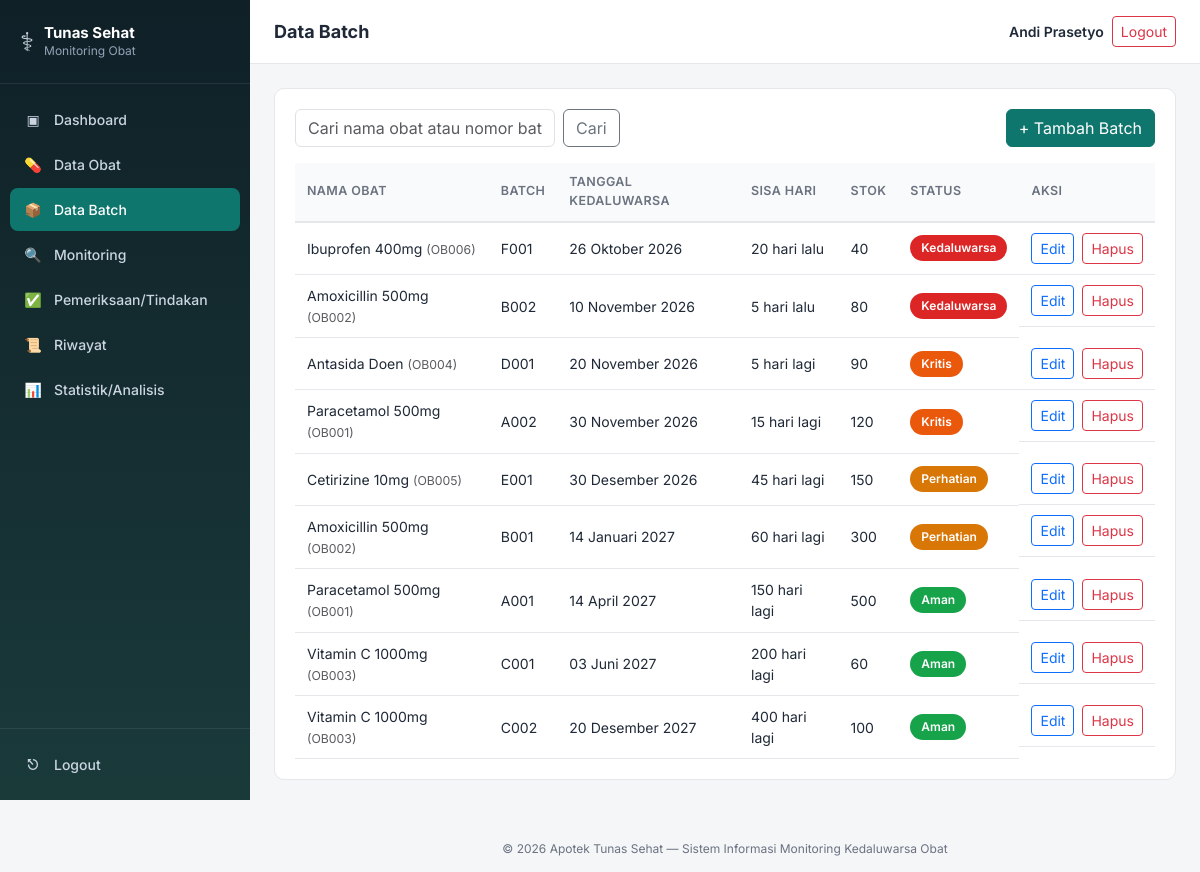
Screenshot of /apotek-monitoring/modules/batch/index.php (signed in) with the database file from the repository.
### tables this page shows
CREATE TABLE batch (
    id_batch INT AUTO_INCREMENT PRIMARY KEY,
    id_obat INT NOT NULL,
    nomor_batch VARCHAR(50) NOT NULL,
    tanggal_masuk DATE NOT NULL,
    tanggal_kedaluwarsa DATE NOT NULL,
    jumlah_stok INT NOT NULL DEFAULT 0,
    created_at TIMESTAMP DEFAULT CURRENT_TIMESTAMP,
    updated_at TIMESTAMP DEFAULT CURRENT_TIMESTAMP ON UPDATE CURRENT_TIMESTAMP,
    CONSTRAINT fk_batch_obat FOREIGN KEY (id_obat) REFERENCES obat(id_obat)
        ON DELETE RESTRICT ON UPDATE CASCADE
);

CREATE TABLE obat (
    id_obat INT AUTO_INCREMENT PRIMARY KEY,
    kode_obat VARCHAR(20) NOT NULL UNIQUE,
    nama_obat VARCHAR(100) NOT NULL,
    kategori VARCHAR(50) NOT NULL,
    satuan VARCHAR(20) NOT NULL,
    keterangan TEXT NULL,
    created_at TIMESTAMP DEFAULT CURRENT_TIMESTAMP,
    updated_at TIMESTAMP DEFAULT CURRENT_TIMESTAMP ON UPDATE CURRENT_TIMESTAMP
);

### apotek-monitoring/includes/functions.php (called while the page is built, shortened)
<?php
function statusBadgeClass(string $status): string
{
    switch ($status) {
        case 'Aman':        return 'badge-aman';
        case 'Perhatian':   return 'badge-perhatian';
        case 'Kritis':      return 'badge-kritis';
        case 'Kedaluwarsa': return 'badge-kedaluwarsa';
    }
}
function formatTanggalIndo(?string $tanggal): string
{
    $bulan = ['', 'Januari', 'Februari', 'Maret', 'April', 'Mei', 'Juni',
              'Juli', 'Agustus', 'September', 'Oktober', 'November', 'Desember'];
    $d = new DateTime($tanggal);
    return $d->format('d') . ' ' . $bulan[(int) $d->format('n')] . ' ' . $d->format('Y');
}
function e(?string $str): string
{
    return htmlspecialchars($str ?? '', ENT_QUOTES, 'UTF-8');
}
function labelSisaHari(int $sisa): string
{
    if ($sisa > 0) return $sisa . ' hari lagi';
    return abs($sisa) . ' hari lalu';
}

### apotek-monitoring/modules/batch/index.php (the view, shortened to what this page needs)
<?php
require_once __DIR__ . '/../../config/config.php';
$keyword = trim($_GET['q'] ?? '');
$sql = "SELECT b.*, o.nama_obat, o.kode_obat FROM batch b JOIN obat o ON o.id_obat = b.id_obat";
$params = [];
$sql .= " ORDER BY b.tanggal_kedaluwarsa ASC";
$stmt = $pdo->prepare($sql);
$stmt->execute($params);
$batchList = $stmt->fetchAll();
include __DIR__ . '/../../includes/header.php';
?>
<div class="panel">
  <div class="d-flex justify-content-between align-items-center flex-wrap gap-2 mb-3">
    <form method="GET" class="d-flex gap-2">
      <input type="text" name="q" class="form-control" placeholder="Cari nama obat atau nomor batch..." value="<?= e($keyword) ?>" style="min-width:250px;">
      <button class="btn btn-outline-secondary" type="submit">Cari</button>
    </form>
    <a href="create.php" class="btn btn-primary-app text-white">+ Tambah Batch</a>
  </div>
  <?php if (empty($batchList)): ?>
    <div class="empty-state"><div class="icon">&#128230;</div>Belum ada data batch.</div>
  <?php else: ?>
  <div class="table-responsive-wrap">
    <table class="table-app">
      <thead>
        <tr><th>Nama Obat</th><th>Batch</th><th>Tanggal Kedaluwarsa</th><th>Sisa Hari</th><th>Stok</th><th>Status</th><th>Aksi</th></tr>
      </thead>
      <tbody>
      <?php foreach ($batchList as $b): ?>
        <tr>
          <td><?= e($b['nama_obat']) ?> <span class="text-muted small">(<?= e($b['kode_obat']) ?>)</span></td>
          <td><?= e($b['nomor_batch']) ?></td>
          <td><?= formatTanggalIndo($b['tanggal_kedaluwarsa']) ?></td>
          <td><?= labelSisaHari($b['sisa_hari']) ?></td>
          <td><?= (int) $b['jumlah_stok'] ?></td>
          <td><span class="badge-status <?= statusBadgeClass($b['status']) ?>"><?= $b['status'] ?></span></td>
          <td class="d-flex gap-2">
            <a href="edit.php?id=<?= $b['id_batch'] ?>" class="btn btn-sm btn-outline-primary">Edit</a>
            <a href="delete.php?id=<?= $b['id_batch'] ?>" class="btn btn-sm btn-outline-danger" onclick="return confirm('Hapus batch ini? Riwayat pemeriksaan terkait juga akan terhapus.');">Hapus</a>
          </td>
        </tr>
      <?php endforeach; ?>
      </tbody>
    </table>
  </div>
  <?php endif; ?>
</div>
<?php include __DIR__ . '/../../includes/footer.php'; ?>

### assets/css/style.css (style rules this page uses)
:root { --primary: #0f766e; --primary-dark: #0b5a54; --sidebar-bg: #0f2027; --sidebar-bg2: #1a3a3a; --text-main: #1f2937; --text-muted: #6b7280; --border: #e5e7eb; --bg-page: #f4f6f8; --aman: #16a34a; --perhatian: #d97706; --kritis: #ea580c; --kedaluwarsa: #dc2626; --radius: 10px; }
* { box-sizing: border-box; }
body { font-family: 'Inter', -apple-system, BlinkMacSystemFont, 'Segoe UI', sans-serif; background: var(--bg-page); color: var(--text-main); margin: 0; }
.panel { background: #fff; border-radius: var(--radius); border: 1px solid var(--border); padding: 20px; margin-bottom: 22px; }
.badge-status { display: inline-block; padding: 4px 11px; border-radius: 999px; font-size: 12px; font-weight: 600; color: #fff; }
.badge-aman { background: var(--aman); }
.badge-perhatian { background: var(--perhatian); }
.badge-kritis { background: var(--kritis); }
.badge-kedaluwarsa { background: var(--kedaluwarsa); }
.table-app { width: 100%; border-collapse: collapse; font-size: 14px; }
.table-app th { text-align: left; padding: 10px 12px; background: #f9fafb; border-bottom: 2px solid var(--border); font-weight: 600; color: var(--text-muted); font-size: 12.5px; text-transform: uppercase; letter-spacing: .03em; }
.table-app td { padding: 10px 12px; border-bottom: 1px solid var(--border); vertical-align: middle; }
.table-responsive-wrap { overflow-x: auto; }
.btn-primary-app { background: var(--primary); border-color: var(--primary); }

### rows the page displays
batch: id_obat.nama_obat "Ibuprofen 400mg", id_obat.kode_obat "OB006", nomor_batch "F001", tanggal_kedaluwarsa "26 Oktober 2026", sisa_hari "20 hari lalu", jumlah_stok "40", status "Kedaluwarsa"
batch: id_obat.nama_obat "Amoxicillin 500mg", id_obat.kode_obat "OB002", nomor_batch "B002", tanggal_kedaluwarsa "10 November 2026", sisa_hari "5 hari lalu", jumlah_stok "80", status "Kedaluwarsa"
batch: id_obat.nama_obat "Antasida Doen", id_obat.kode_obat "OB004", nomor_batch "D001", tanggal_kedaluwarsa "20 November 2026", sisa_hari "5 hari lagi", jumlah_stok "90", status "Kritis"
batch: id_obat.nama_obat "Paracetamol 500mg", id_obat.kode_obat "OB001", nomor_batch "A002", tanggal_kedaluwarsa "30 November 2026", sisa_hari "15 hari lagi", jumlah_stok "120", status "Kritis"
batch: id_obat.nama_obat "Cetirizine 10mg", id_obat.kode_obat "OB005", nomor_batch "E001", tanggal_kedaluwarsa "30 Desember 2026", sisa_hari "45 hari lagi", jumlah_stok "150", status "Perhatian"
batch: id_obat.nama_obat "Amoxicillin 500mg", id_obat.kode_obat "OB002", nomor_batch "B001", tanggal_kedaluwarsa "14 Januari 2027", sisa_hari "60 hari lagi", jumlah_stok "300", status "Perhatian"
batch: id_obat.nama_obat "Paracetamol 500mg", id_obat.kode_obat "OB001", nomor_batch "A001", tanggal_kedaluwarsa "14 April 2027", sisa_hari "150 hari lagi", jumlah_stok "500", status "Aman"
batch: id_obat.nama_obat "Vitamin C 1000mg", id_obat.kode_obat "OB003", nomor_batch "C001", tanggal_kedaluwarsa "03 Juni 2027", sisa_hari "200 hari lagi", jumlah_stok "60", status "Aman"
batch: id_obat.nama_obat "Vitamin C 1000mg", id_obat.kode_obat "OB003", nomor_batch "C002", tanggal_kedaluwarsa "20 Desember 2027", sisa_hari "400 hari lagi", jumlah_stok "100", status "Aman"

### other values shown
$pageTitle "Data Batch"
$user['nama_lengkap'] "Andi Prasetyo"
